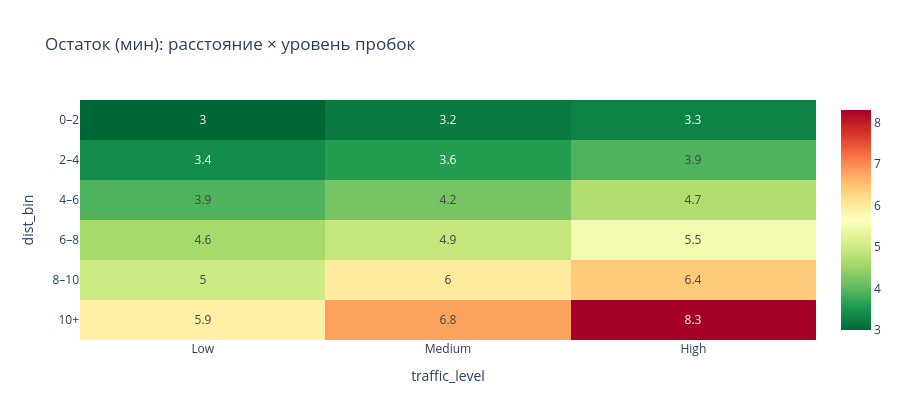

Notebook source saved alongside this figure:
### Markdown cell above
### 4.3 Взаимодействие `distance × traffic`

### Code cell
pv = d.pivot_table(index='dist_bin', columns='traffic_level', values='delay',
                   observed=True, aggfunc='mean').reindex(columns=traffic_order)
print('Средний остаток (факт − прогноз), мин:')
print(pv.round(2).to_string())

fig = px.imshow(pv.round(1), text_auto=True, color_continuous_scale='RdYlGn_r', aspect='auto',
                title='Остаток (мин): расстояние × уровень пробок')
fig.update_layout(height=420, template='plotly_white')
fig.show()

pva = d.pivot_table(index='dist_bin', columns='traffic_level', values='actual_delivery_time_minutes',
                    observed=True, aggfunc='mean').reindex(columns=traffic_order)
print('Средний факт, мин:')
print(pva.round(1).to_string())

### Figure 1 — Plotly figure (JSON) as saved in the notebook; plotly's stock layout.template omitted (floating-point values rounded to 4 significant figures)
{"data": [{"coloraxis": "coloraxis", "hovertemplate": "traffic_level: %{x}<br>dist_bin: %{y}<br>color: %{z}<extra></extra>", "name": "0", "texttemplate": "%{z}", "type": "heatmap", "x": ["Low", "Medium", "High"], "xaxis": "x", "y": ["0–2", "2–4", "4–6", "6–8", "8–10", "10+"], "yaxis": "y", "z": [[3.0, 3.2, 3.3], [3.4, 3.6, 3.9], [3.9, 4.2, 4.7], [4.6, 4.9, 5.5], [5.0, 6.0, 6.4], [5.9, 6.8, 8.3]]}], "layout": {"coloraxis": {"colorscale": [[0, "rgb(0,104,55)"], [0.1, "rgb(26,152,80)"], [0.2, "rgb(102,189,99)"], [0.3, "rgb(166,217,106)"], [0.4, "rgb(217,239,139)"], [0.5, "rgb(255,255,191)"], [0.6, "rgb(254,224,139)"], [0.7, "rgb(253,174,97)"], [0.8, "rgb(244,109,67)"], [0.9, "rgb(215,48,39)"], [1, "rgb(165,0,38)"]]}, "height": 420, "title": {"text": "Остаток (мин): расстояние × уровень пробок"}, "xaxis": {"anchor": "y", "domain": [0, 1], "title": {"text": "traffic_level"}}, "yaxis": {"anchor": "x", "autorange": "reversed", "domain": [0, 1], "title": {"text": "dist_bin"}}}}
